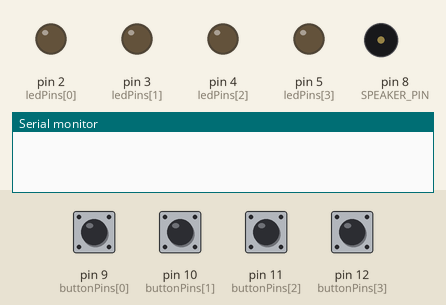
The sketch below on a simulated Arduino Uno, built with avr-gcc and run on an emulated ATmega328P. On the bench: output pins drawn as LEDs (lit = HIGH), buzzer (waves = sounding), the last lines printed to the serial monitor. Dashed ring = blinking. The test bench sets the inputs (shaded band); at power-on: pin 9 (buttonPins[0]), pin 10 (buttonPins[1]), pin 11 (buttonPins[2]), pin 12 (buttonPins[3]) HIGH. Random numbers use the default seed unless the sketch sets one.

Above: at 1.2 s.
1.3 s: pin 9 (buttonPins[0]) pulled LOW for 0.15 s
At 2.6 s:
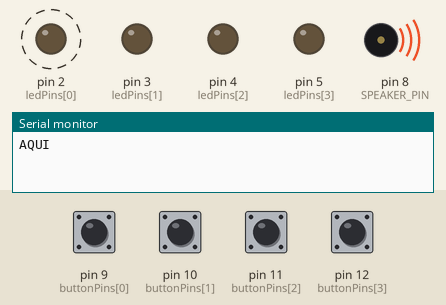
4.4 s: pin 10 (buttonPins[1]) pulled LOW for 0.15 s
At 5.2 s:
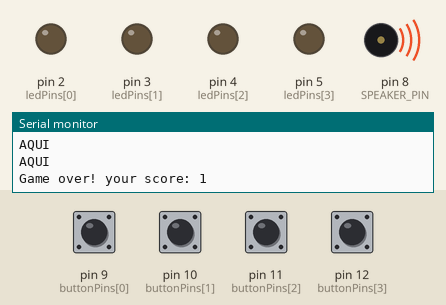
7.5 s: pin 11 (buttonPins[2]) pulled LOW for 1 s
11.5 s: pin 9 (buttonPins[0]) pulled LOW for 1 s
At 11.65 s:
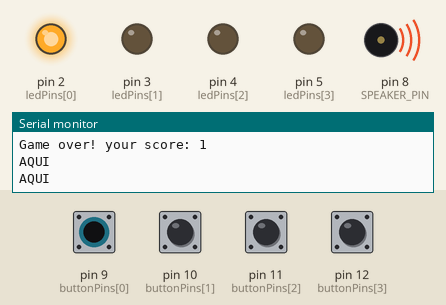
15.5 s: pin 10 (buttonPins[1]) pulled LOW for 1 s
At 15.65 s:
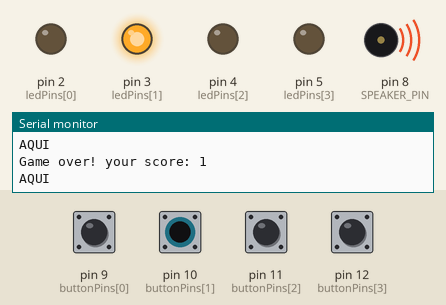
Timing chart, 0 to 20.5 s (numbered marks = the images above; inputs shaded):
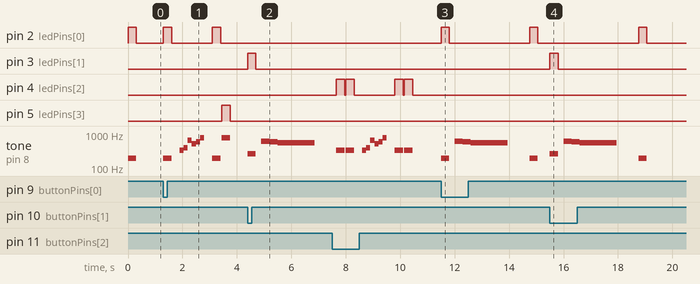

The sketch:

simon.ino
```cpp
// (licence header left out)
#include "pitches.h"

/* Constants - define pin numbers for LEDs,
   buttons and speaker, and also the game tones: */
const byte ledPins[] = {2, 3, 4, 5};
const byte buttonPins[] =  {9, 10, 11, 12};
#define SPEAKER_PIN 8

#define MAX_GAME_LENGTH 100

const int gameTones[] = { NOTE_G3, NOTE_C4, NOTE_E4, NOTE_G5};

/* Global variables - store the game state */
byte gameSequence[MAX_GAME_LENGTH] = {0};
byte gameIndex = 0;

/**
   Set up the Arduino board and initialize Serial communication
*/
void setup() {
  Serial.begin(9600);
  for (byte i = 0; i < 4; i++) {
    pinMode(ledPins[i], OUTPUT);
    pinMode(buttonPins[i], INPUT_PULLUP);
  }
  pinMode(SPEAKER_PIN, OUTPUT);
  // The following line primes the random number generator.
  // It assumes pin A0 is floating (disconnected):
  randomSeed(analogRead(A0));
}

/**
   Lights the given LED and plays a suitable tone
*/
void lightLedAndPlayTone(byte ledIndex) {
  digitalWrite(ledPins[ledIndex], HIGH);
  tone(SPEAKER_PIN, gameTones[ledIndex]);
  delay(300);
  digitalWrite(ledPins[ledIndex], LOW);
  noTone(SPEAKER_PIN);
}

/**
   Plays the current sequence of notes that the user has to repeat
*/
void playSequence() {
  for (int i = 0; i < gameIndex; i++) {
    byte currentLed = gameSequence[i];
    lightLedAndPlayTone(currentLed);
    delay(50);
  }
}

/**
    Waits until the user pressed one of the buttons,
    and returns the index of that button
*/
byte readButtons() {
  while (true) {
    for (byte i = 0; i < 4; i++) {
      byte buttonPin = buttonPins[i];
      if (digitalRead(buttonPin) == LOW) {
        Serial.println("AQUI");
        return i;

      }

    }
    delay(1);
  }
}

/**
  Play the game over sequence, and report the game score
*/
void gameOver() {
  Serial.print("Game over! your score: ");
  Serial.println(gameIndex - 1);
  gameIndex = 0;
  delay(200);

  // Play a Wah-Wah-Wah-Wah sound
  tone(SPEAKER_PIN, NOTE_DS5);
  delay(300);
  tone(SPEAKER_PIN, NOTE_D5);
  delay(300);
  tone(SPEAKER_PIN, NOTE_CS5);
  delay(300);
  for (byte i = 0; i < 10; i++) {
    for (int pitch = -10; pitch <= 10; pitch++) {
      tone(SPEAKER_PIN, NOTE_C5 + pitch);
      delay(5);
    }
  }
  noTone(SPEAKER_PIN);
  delay(500);
}

/**
   Get the user's input and compare it with the expected sequence.
*/
bool checkUserSequence() {
  for (int i = 0; i < gameIndex; i++) {
    byte expectedButton = gameSequence[i];
    byte actualButton = readButtons();
    lightLedAndPlayTone(actualButton);
    if (expectedButton != actualButton) {
      return false;
    }
  }

  return true;
}

/**
   Plays a hooray sound whenever the user finishes a level
*/
void playLevelUpSound() {
  tone(SPEAKER_PIN, NOTE_E4);
  delay(150);
  tone(SPEAKER_PIN, NOTE_G4);
  delay(150);
  tone(SPEAKER_PIN, NOTE_E5);
  delay(150);
  tone(SPEAKER_PIN, NOTE_C5);
  delay(150);
  tone(SPEAKER_PIN, NOTE_D5);
  delay(150);
  tone(SPEAKER_PIN, NOTE_G5);
  delay(150);
  noTone(SPEAKER_PIN);
}

/**
   The main game loop
*/
void loop() {
  // Add a random color to the end of the sequence
  gameSequence[gameIndex] = random(0, 4);
  gameIndex++;
  if (gameIndex >= MAX_GAME_LENGTH) {
    gameIndex = MAX_GAME_LENGTH - 1;
  }

  playSequence();
  if (!checkUserSequence()) {
    gameOver();
  }

  delay(300);

  if (gameIndex > 0) {
    playLevelUpSound();
    delay(300);
  }
}
```

Measured:
- after the input at 1.3 s, pin 2 (ledPins[0]): alternates HIGH for 0.30 s and LOW for 1.5 s, starting at once; pin 5 (ledPins[3]): LOW → HIGH after 2.2 s, → LOW 0.30 s later
- after the input at 4.4 s, pin 3 (ledPins[1]): LOW → HIGH at once, → LOW 0.30 s later; tone on pin 8 (SPEAKER_PIN): plays 262 Hz for 0.30 s, 622 Hz for 0.30 s, 587 Hz for 0.30 s, 554 Hz for 1.4 s, starting at once
- after the input at 11.5 s, pin 2 (ledPins[0]): alternates HIGH for 0.30 s and LOW for 3.0 s, starting at once; tone on pin 8 (SPEAKER_PIN): plays 196 Hz for 0.30 s, 622 Hz for 0.30 s, 587 Hz for 0.30 s, 554 Hz for 1.4 s, 196 Hz for 0.30 s, starting at once
- after the input at 15.5 s, pin 2 (ledPins[0]): LOW → HIGH after 3.3 s, → LOW 0.30 s later; pin 3 (ledPins[1]): LOW → HIGH at once, → LOW 0.30 s later; tone on pin 8 (SPEAKER_PIN): plays 262 Hz for 0.30 s, 622 Hz for 0.30 s, 587 Hz for 0.30 s, 554 Hz for 1.4 s, 196 Hz for 0.30 s, starting at once
